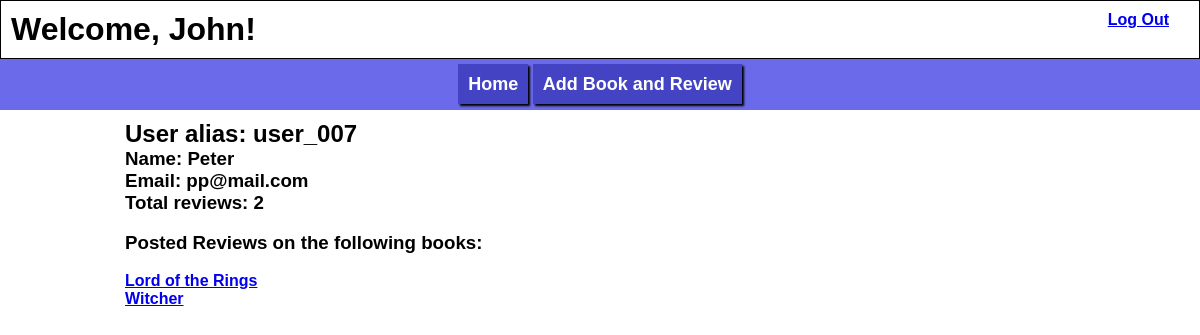
The page /books/user/2 (signed in) on the database its author committed.
### login_app/models.py (models this page shows)
class User(models.Model):
    first_name = models.CharField(max_length = 255)
    alias = models.CharField(max_length = 255)
    email = models.CharField(max_length = 384)
    password = models.CharField(max_length = 60)
    objects = UserManager()
    created_at = models.DateTimeField(auto_now_add = True)
    updated_at = models.DateTimeField(auto_now = True)

### book_reviews_app/models.py (models this page shows)
class Review(models.Model):
    content = models.TextField()
    rating = models.IntegerField()
    user = models.ForeignKey(User, related_name = "reviews", on_delete = models.CASCADE)
    book = models.ForeignKey(Book, related_name = "reviews", on_delete = models.CASCADE)
    created_at = models.DateTimeField(auto_now_add = True)
    updated_at = models.DateTimeField(auto_now = True)
    objects = ReviewManager()

class Book(models.Model):
    title = models.CharField(max_length = 100)
    author = models.ForeignKey(Author, related_name = "books", on_delete = models.CASCADE)
    created_at = models.DateTimeField(auto_now_add = True)
    updated_at = models.DateTimeField(auto_now = True)
    objects = BookManager()

### book_reviews_app/views.py (the view)
# urls.py: path('user/<int:user_id>', views.user_info),
def user_info(request, user_id):
    context = {
        "user":User.objects.get(id = user_id)
    }
    return render(request, "user_info.html", context)

### book_reviews_app/templates/user_info.html (shortened to what this page needs)
<!DOCTYPE html>
<html lang="en">
<head>
    {% load static %}
    <link rel="stylesheet" type="text/css" href="{% static 'books_style.css' %}">
</head>
<body>
    <header>
        <h1>Welcome, {{request.session.first_name}}!</h1>
        <a href="/books/logout">Log Out</a>
    </header>
    <nav>
        <a class="navigate_links" href="/books">Home</a>
        <a class="navigate_links" href="/books/add">Add Book and Review</a>
    </nav>
    <div id="wrapper">
        <main>
            <div class="review">
                <h2>User alias: {{user.alias}}</h2>
                <h3>Name: {{user.first_name}}</h3>
                <h3>Email: {{user.email}}</h3>
                <h3>Total reviews: {{user.reviews.all.count}}</h3><br>
                <h3>Posted Reviews on the following books: </h3><br>
                {% for review in user.reviews.all %}
                    <a href="/books/{{review.book.id}}">{{review.book.title}}</a><br>
                {% endfor %}
            </div>
        </main>
    </div>
</body>
</html>

### login_app/static/books_style.css (style rules this page uses)
* { margin: 0px; padding: 0px; vertical-align: top; text-align: left; font-family: sans-serif; }
html, body { margin: 0px; height: 100%; }
#wrapper { height: 100%; }
main { margin: 0px auto; width: 970px; }
a { font-weight: bold; }
.review, .info { width: 400px; display: inline-block; padding: 10px; }
nav { margin: 0px; padding: 15px; text-align: center; background-color: rgb(106, 106, 235); }
.navigate_links { text-decoration: none; font-weight: bold; font-size: 18px; color: white; padding: 10px; background-color: rgb(67, 67, 195); box-shadow: 2px 2px 2px black; }
header a, header h1 { display: inline-block; vertical-align: middle; }
header a { float: right; margin-right: 20px; }
header { margin: 0px; padding: 10px; border:1px solid black; }

### rows shown on the page
User: alias "user_007", first_name "Peter", email "pp@mail.com", reviews.all.count "2"
Review: book "Lord of the Rings"
Review: book "Witcher"

### other values the page prints
{{ request.session.first_name }} "John"
